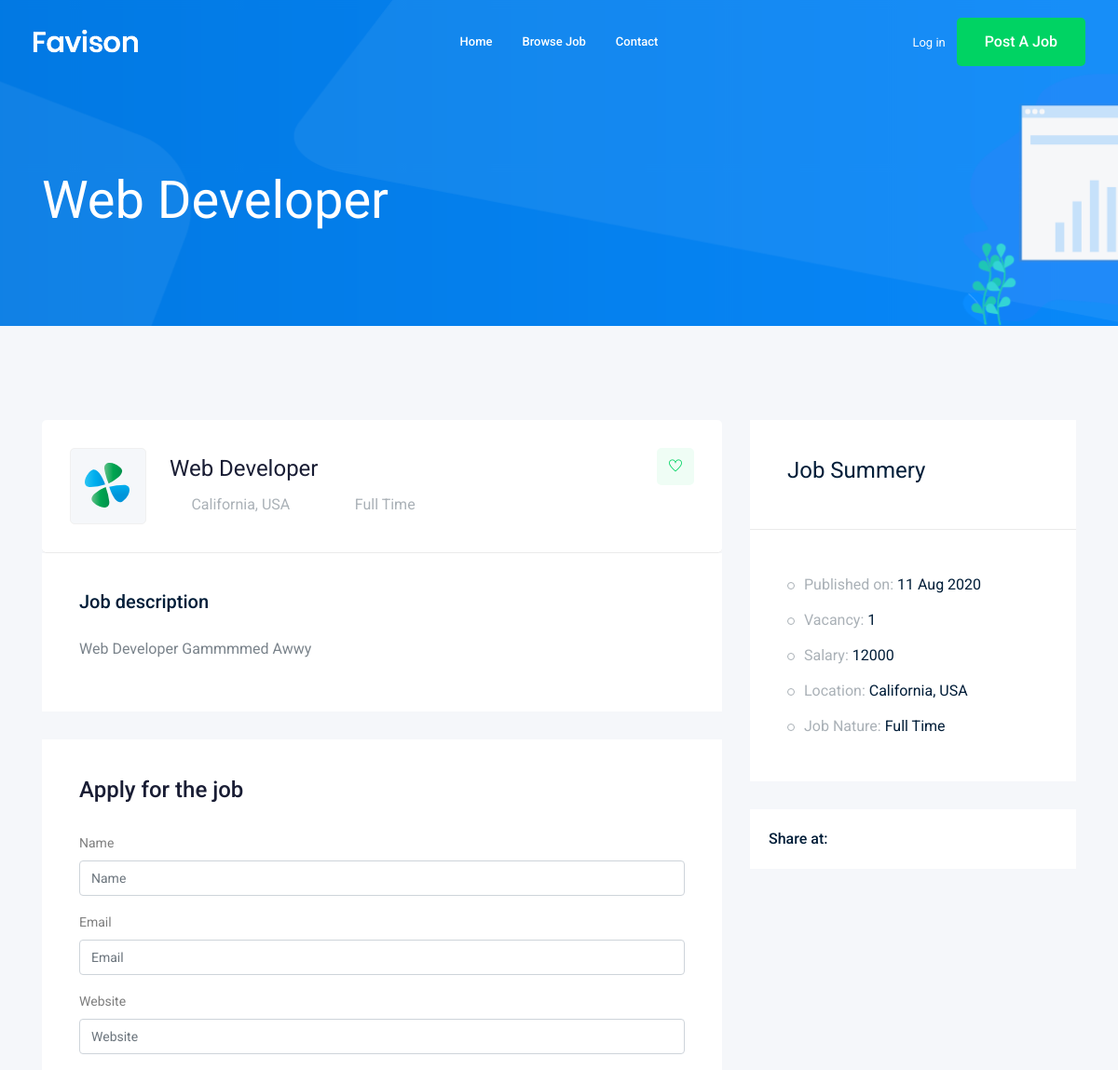
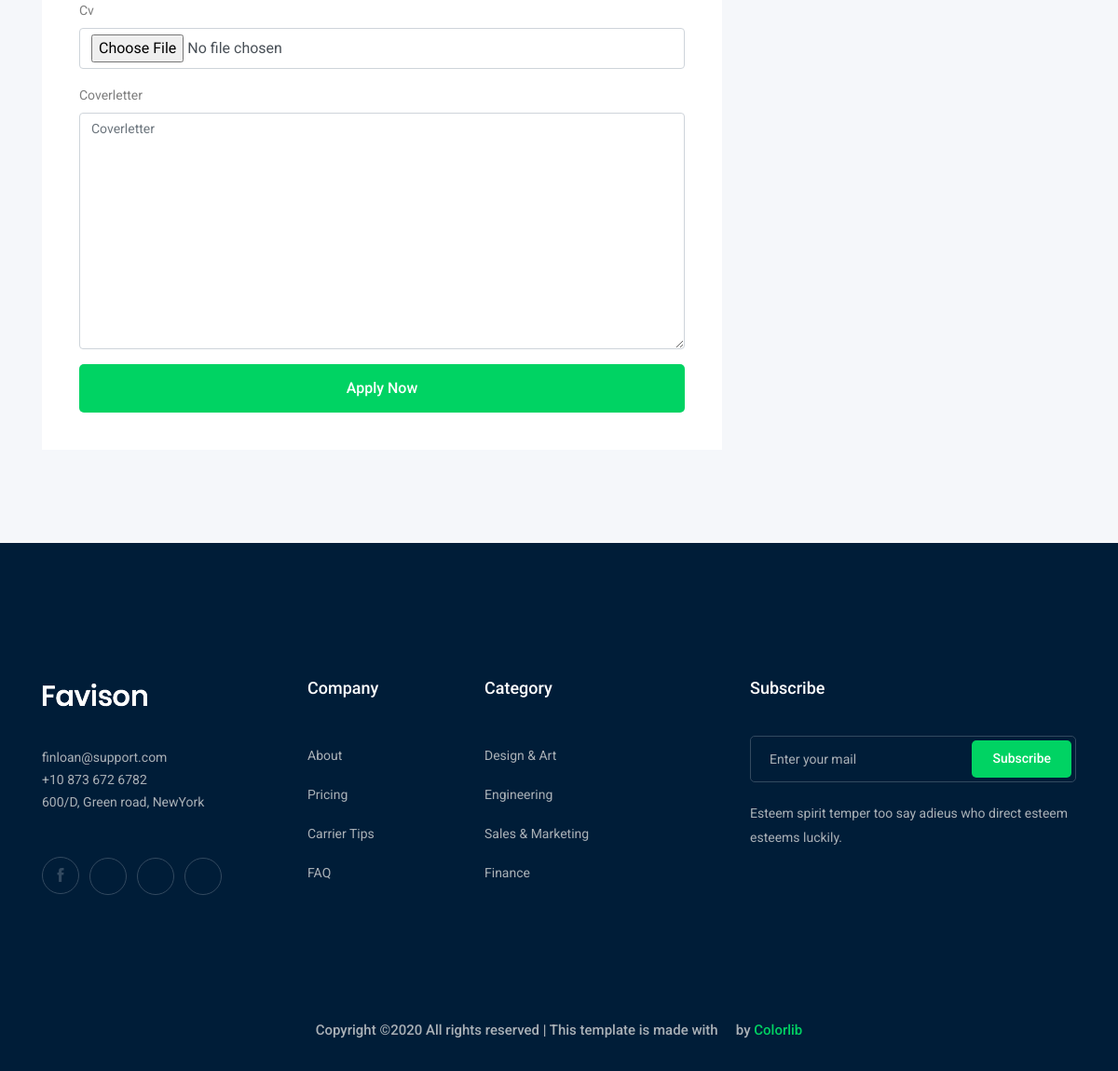
Screenshot of /jops/web-developer with the database file from the repository (2 pictures, top to bottom).
### jop/models.py (models this page shows, shortened)
class Jop (models.Model): #Table
    owner = models.ForeignKey(User , related_name='job_owner',on_delete= models.CASCADE)
    title = models.CharField (max_length=100) #column
    jop_type = models.CharField (max_length=15 , choices=JOP_TYPE)
    jop_description = models.TextField (max_length=1000)
    published_at = models.DateField (auto_now=True)
    vacancy = models.IntegerField (default= 1)
    salary = models.IntegerField (default= 0)
    experience = models.IntegerField (default=1)
    category = models.ForeignKey ('Category' , on_delete = models.CASCADE)
    jop_image = models.ImageField (upload_to = image_upload , default = "",blank=True,null=True)
    slug = models.SlugField (blank=True , null= True )
    def __str__ (self):
        return self.title

### jop/views.py (the view)
# urls.py: path('<str:slug>',views.jop_detail, name = "jop_details")
def jop_detail(request , slug ):
    jop_detail = Jop.objects.get(slug=slug)
    if request.method == 'POST':
        form = Applyform(request.POST,request.FILES)
        if form.is_valid():
            myform = form.save(commit=False)
            myform.job = jop_detail
            myform.save()
    else :
        form = Applyform()
    context={'jop':jop_detail,'form':form}
    return render(request , 'jop/jop_detail.html',context)

### jop/form.py
class Applyform (forms.ModelForm):
    class Meta :
        model = Applyer
        fields = ['name','email' , 'website' , 'cv' ,'coverletter']

### jop/templates/jop/jop_detail.html (shortened to what this page needs)
{% extends 'base.html' %}
{% load bootstrap4 %}
{% block body %}
    <div class="bradcam_area bradcam_bg_1">
        <div class="container">
            <div class="row">
                <div class="col-xl-12">
                    <div class="bradcam_text">
                        <h3>{{jop}}</h3>
                    </div>
                </div>
            </div>
        </div>
    </div>
    <div class="job_details_area">
        <div class="container">
            <div class="row">
                <div class="col-lg-8">
                    <div class="job_details_header">
                        <div class="single_jobs white-bg d-flex justify-content-between">
                            <div class="jobs_left d-flex align-items-center">
                                <div class="thumb">
                                    <img src="img/svg_icon/1.svg" alt="">
                                </div>
                                <div class="jobs_conetent">
                                    <a href="#"><h4>{{jop}}</h4></a>
                                    <div class="links_locat d-flex align-items-center">
                                        <div class="location">
                                            <p> <i class="fa fa-map-marker"></i> California, USA</p>
                                        </div>
                                        <div class="location">
                                            <p> <i class="fa fa-clock-o"></i>{{jop.jop_type}}</p>
                                        </div>
                                    </div>
                                </div>
                            </div>
                            <div class="jobs_right">
                                <div class="apply_now">
                                    <a class="heart_mark" href="#"> <i class="ti-heart"></i> </a>
                                </div>
                            </div>
                        </div>
                    </div>
                    <div class="descript_wrap white-bg">
                        <div class="single_wrap">
                            <h4>Job description</h4>
                            <p>{{jop.jop_description}}</p>
                        </div>
                    </div>
                    <div class="apply_job_form white-bg">
                        <h4>Apply for the job</h4>
                        <form  method="POST" enctype="multipart/form-data">
                            {% bootstrap_form form %}
                            {% buttons %}
                                <button class="boxed-btn3 w-100" type="submit">Apply Now</button>
                            {% endbuttons %}
                        </form>
                    </div>
                </div>
                <div class="col-lg-4">
                    <div class="job_sumary">
                        <div class="summery_header">
                            <h3>Job Summery</h3>
                        </div>
                        <div class="job_content">
                            <ul>
                                <li>Published on: <span>{{jop.published_at|date:'d M o'}}</span></li>
                                <li>Vacancy: <span>{{jop.vacancy}}</span></li>
                                <li>Salary: <span>{{jop.salary}}</span></li>
                                <li>Location: <span>California, USA</span></li>
                                <li>Job Nature: <span>{{jop.jop_type}}</span></li>
                            </ul>
                        </div>
                    </div>
                    <div class="share_wrap d-flex">
                        <span>Share at:</span>
                        <ul>
                            <li><a href="#"> <i class="fa fa-facebook"></i></a> </li>
                            <li><a href="#"> <i class="fa fa-google-plus"></i></a> </li>
                            <li><a href="#"> <i class="fa fa-twitter"></i></a> </li>
                            <li><a href="#"> <i class="fa fa-envelope"></i></a> </li>
                        </ul>
                    </div>
                    <div class="job_location_wrap">
                        <div class="job_lok_inner">
                            <div id="map" style="height: 200px;"></div>
                          </div>
                    </div>
                </div>
            </div>
        </div>
    </div>
{% endblock body %}

### rows the page displays
Jop: title "Web Developer", jop_type "Full Time", jop_description "Web Developer Gammmmed Awwy", published_at "11 Aug 2020", vacancy "1", salary "12000"
